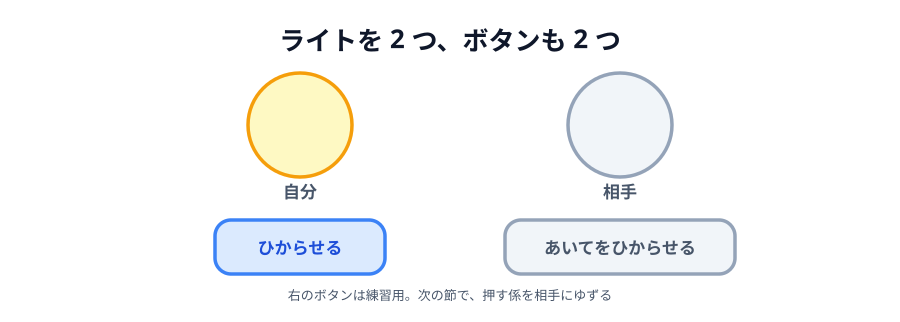

This figure's Python source:
# 00-thumbnail.svg
# スキーマ: PART-WHOLE（同じ型の部品が 2 つ並ぶ）

import sys
sys.path.insert(0, "/Users/seekseep/.claude/skills/genfig")
from genfig import Canvas, PALETTE

c = Canvas(900, 322)
c.text(450, 50, "ライトを 2 つ、ボタンも 2 つ", scale="xl")

c.ellipse(300, 125, 52, 52, color="yellow")
c.text(300, 198, "自分", scale="md")
c.ellipse(620, 125, 52, 52, color="gray")
c.text(620, 198, "相手", scale="md")

c.sticky(215, 220, 170, 54, color="blue")
c.text(300, 254, "ひからせる", scale="md", fill=PALETTE["blue"]["text"])
c.sticky(505, 220, 230, 54, color="gray")
c.text(620, 254, "あいてをひからせる", scale="md", fill=PALETTE["gray"]["text"])

c.text(450, 300, "右のボタンは練習用。次の節で、押す係を相手にゆずる", scale="sm")

c.save("00-thumbnail.svg")
